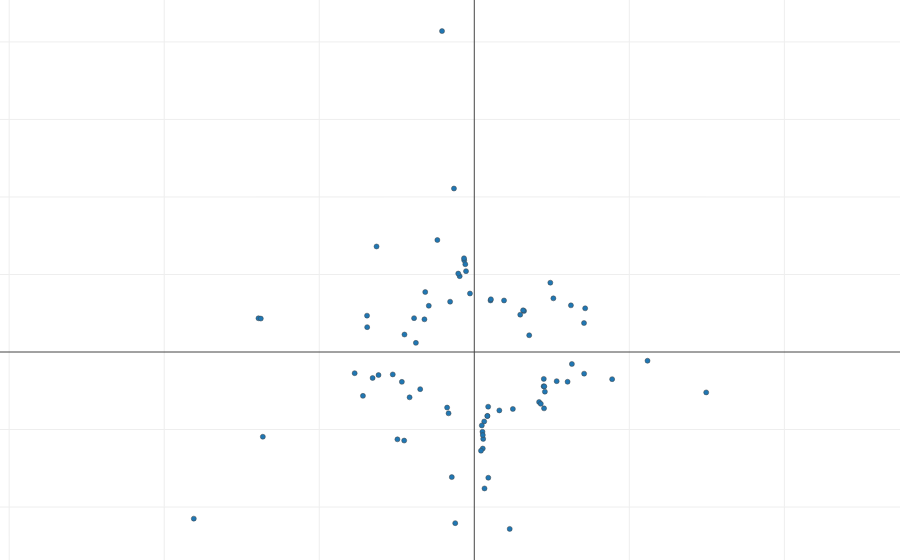

Notebook cell for this chart:
### Code cell
plotly.offline.iplot(decomposition.plotly_factor_var(
    d, 
    d.get_kth_pc_for_phe_by_label(phenotype, 1), 
    d.get_kth_pc_for_phe_by_label(phenotype, 2),
    var2gene_dict,
    90,
))
